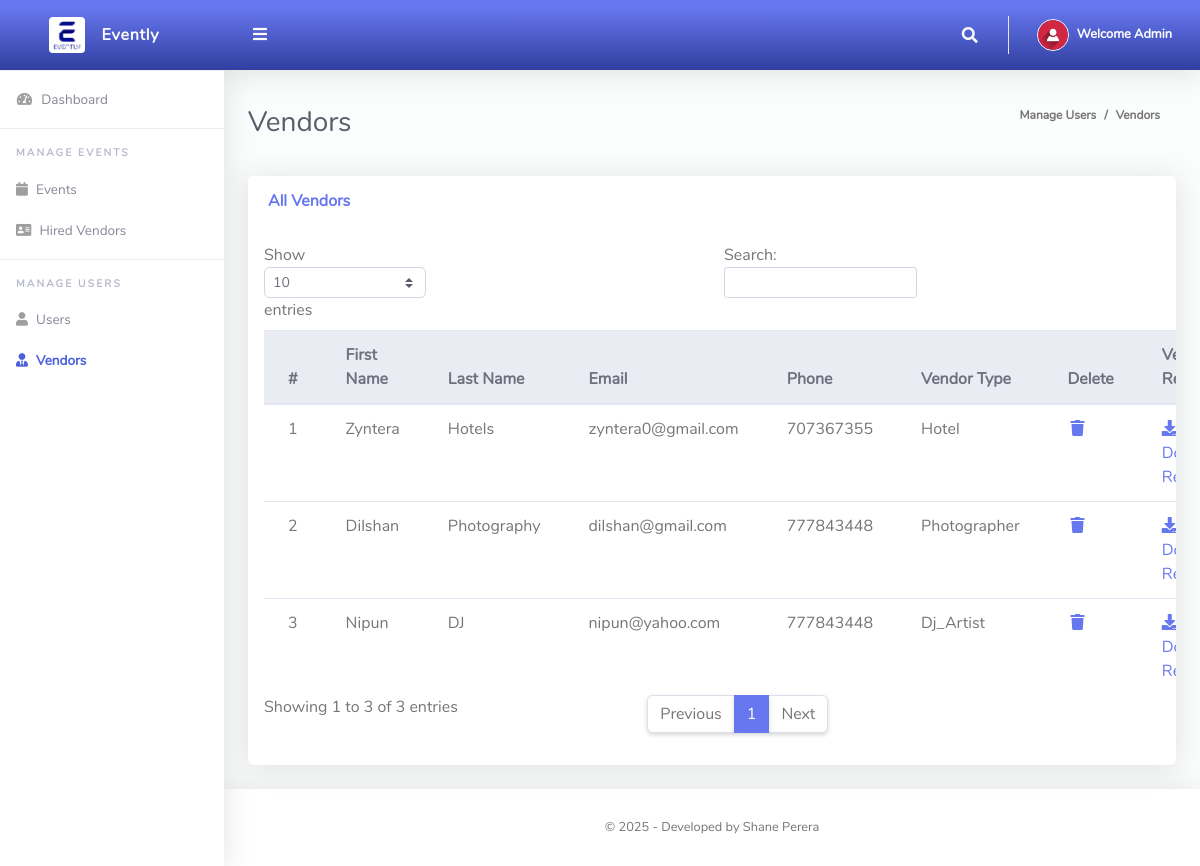
Screenshot of /Admin/AllVendors.php (signed in) with the database file from the repository.
### tables this page shows
CREATE TABLE `allusers` (
  `ID` int(200) NOT NULL,
  `Firstname` varchar(200) NOT NULL,
  `Lastname` varchar(200) NOT NULL,
  `Email` varchar(200) NOT NULL,
  `Phone` int(200) NOT NULL,
  `ProfilePic` varchar(200) NOT NULL,
  `Address` varchar(200) NOT NULL,
  `Postalcode` int(200) NOT NULL,
  `Vendortype` varchar(200) NOT NULL,
  `Userrole` varchar(200) NOT NULL,
  `Password` varchar(200) NOT NULL
);

### Admin/AllVendors.php (the view, shortened to what this page needs)
<?php
include '../Includes/dbcon.php';
?>
<!DOCTYPE html>
<html lang="en">
<head>
  <link href="../vendor/fontawesome-free/css/all.min.css" rel="stylesheet" type="text/css">
  <link href="../vendor/bootstrap/css/bootstrap.min.css" rel="stylesheet" type="text/css">
  <link href="css/ruang-admin.min.css" rel="stylesheet">
</head>
<body id="page-top">
  <div id="wrapper">
      <?php include "Includes/sidebar.php";?>
    <div id="content-wrapper" class="d-flex flex-column">
      <div id="content">
       <?php include "Includes/topbar.php";?>
        <div class="container-fluid" id="container-wrapper">
          <div class="d-sm-flex align-items-center justify-content-between mb-4">
            <h1 class="h3 mb-0 text-gray-800">Vendors</h1>
            <ol class="breadcrumb">
              <li class="breadcrumb-item">Manage Users</li>
              <li class="breadcrumb-item active" aria-current="page">Vendors</li>
            </ol>
          </div>
          <div class="row">
            <div class="col-lg-12">
                 <div class="row">
              <div class="col-lg-12">
              <div class="card mb-4">
                <div class="card-header py-3 d-flex flex-row align-items-center justify-content-between">
                  <h6 class="m-0 font-weight-bold text-primary">All Vendors</h6>  <?php echo $statusMsg; ?>
                </div>
                <div class="table-responsive p-3">
                  <table class="table align-items-center table-flush table-hover" id="dataTableHover">
                    <thead class="thead-light">
                      <tr>
                        <th>#</th>
                        <th>First Name</th>
                        <th>Last Name</th>
                        <th>Email</th>
                        <th>Phone</th>
                        <th>Vendor Type</th>
                        <th>Delete</th>
                        <th>Vendor Report</th>
                      </tr>
                    </thead>
                    <tbody>
                  <?php
                      $query = "SELECT * FROM allusers WHERE Userrole = 'Vendor'";
                      $rs = $conn->query($query);
                      $num = $rs->num_rows;
                      $sn=0;
                      if($num > 0)
                      {
                        while ($rows = $rs->fetch_assoc())
                          {
                             $sn = $sn + 1;
                            echo"
                              <tr onclick=\"window.location='Vendorprofile.php?ID=" . $rows['ID'] . "'\" style='cursor:pointer;'>
                                <td>".$sn."</td>
                                <td>".$rows['Firstname']."</td>
                                <td>".$rows['Lastname']."</td>
                                <td>".$rows['Email']."</td>
                                <td>".$rows['Phone']."</td>
                                <td>".$rows['Vendortype']."</td>
                                <td><a href='?action=delete&ID=".$rows['ID']."'><i class='fas fa-fw fa-trash'></i></a></td>
                                <td><a href='?action=edit&ID=".$rows['ID']."'><i class='fa fa-download'></i> Download Report</a></td>
                              </tr>";
                          }
                      }
                      else
                      {
                           echo
                           "<div class='alert alert-danger' role='alert'>
                            No Record Found!
                            </div>";
                      }
                      ?>
                    </tbody>
                  </table>
                </div>
              </div>
            </div>
            </div>
          </div>
        </div>
      </div>
       <?php include "Includes/footer.php";?>
    </div>
  </div>
</body>
</html>

### Admin/Includes/topbar.php (shortened to what this page needs)
<?php
  $query = "SELECT * FROM allusers WHERE ID = ".$_SESSION['userId']."";
  $rs = $conn->query($query);
  $rows = $rs->fetch_assoc();
  $fullName = $rows['Firstname']." ".$rows['Lastname'];
?>
<nav class="navbar navbar-expand navbar-light bg-gradient-primary topbar mb-4 static-top">
          <button id="sidebarToggleTop" class="btn btn-link rounded-circle mr-3">
            <i class="fa fa-bars"></i>
          </button>
          <ul class="navbar-nav ml-auto">
            <li class="nav-item dropdown no-arrow">
              <a class="nav-link dropdown-toggle" href="#" id="searchDropdown" role="button" data-toggle="dropdown"
                aria-haspopup="true" aria-expanded="false">
                <i class="fas fa-search fa-fw"></i>
              </a>
            </li>
            <li class="nav-item dropdown no-arrow">
              <a class="nav-link dropdown-toggle" href="#" id="userDropdown" role="button" data-toggle="dropdown"
                aria-haspopup="true" aria-expanded="false">
                <img class="img-profile rounded-circle" src="img/user-icn.png" style="max-width: 60px">
                <span class="ml-2 d-none d-lg-inline text-white small"><b>Welcome <?php echo $fullName;?></b></span>
              </a>
            </li>
          </ul>
        </nav>

### rows the page displays
allusers: fullName "Admin"
allusers: Firstname "Zyntera", Lastname "Hotels", Email "zyntera0@gmail.com", Phone "707367355", Vendortype "Hotel"
allusers: Firstname "Dilshan", Lastname "Photography", Email "dilshan@gmail.com", Phone "777843448", Vendortype "Photographer"
allusers: Firstname "Nipun", Lastname "DJ", Email "nipun@yahoo.com", Phone "777843448", Vendortype "Dj_Artist"
